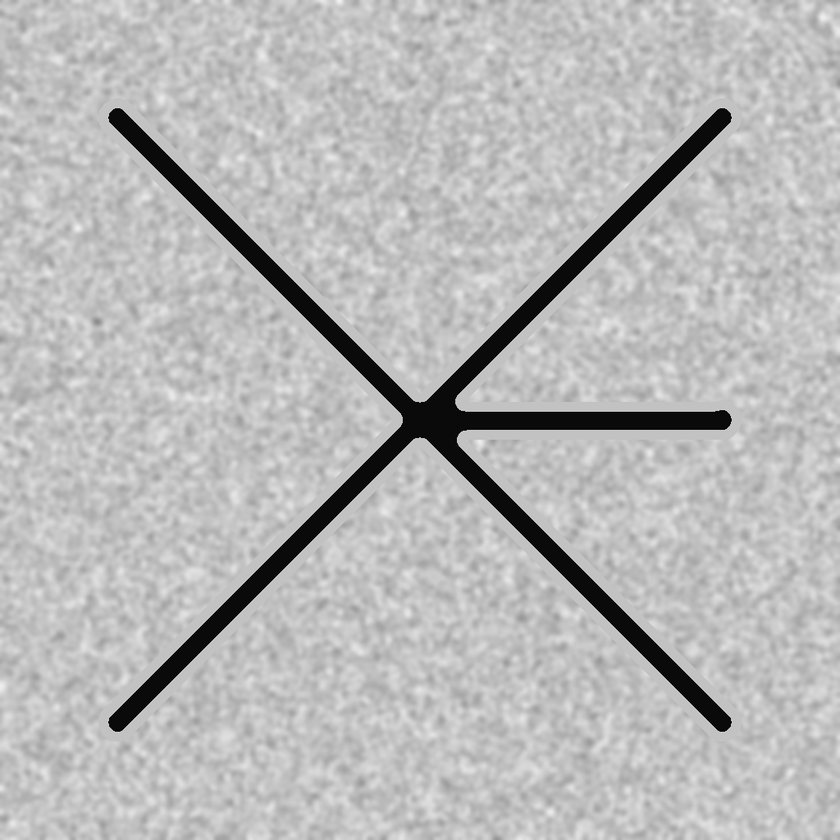
#> input picture PX4_Gazebo/px4_autopilot_overrides/Tools/simulation/gz/models/cross_marker/cross_marker.png, 840 x 840 px, shrunk from 1024 x 1024 before the run, found by its file name
$ python make_cross_marker_finetexture.py
#> lines starting #> are read from the running program, lines starting #| are printed output that depends on the picture; after the words box and inside, x2 and y2 are one past the last pixel; in counts of white or black regions, pixels touching at a corner belong together
"""Replace the cross-marker's background texture with a fine, irregular
cross-hatch (gradient-rich) pattern -- keeps the EXISTING black cross+stub
geometry pixel-for-pixel (extracted from the current texture via threshold),
only the background around it changes.

Why cross-hatch, not stipple/blobs: tools/make_fineline_textured_board.py
(this project's ArUco ring-flow texture) already tried a sub-pixel stipple
pattern and it FAILED -- dots alias away with scale. Fine lines survive
better because a line still reads as a continuous gradient even when thin.
Adapted here for the cross marker's Hx/Hy weak-correlation investigation
(2026-08-02): the ORIGINAL cross_marker.png background measured via
autocorrelation at ~13.5cm/~46px correlation length -- comparable to or
larger than the 15x15 LK window at typical operating altitudes, an aperture/
correspondence-ambiguity risk (repeating blob-like regions look alike to
LK). This texture targets a genuinely FINER, IRREGULAR structure instead:
- a jittered, gap-broken cross-hatch grid (not a perfect period, so no
  exact repeat for LK to confuse a match with)
- fine base line spacing so several grid crossings fall inside one LK
  window even at ~5-7m altitude (unlike the single ~46px-period blobs)
- a coarser secondary jittered grid overlaid for large-scale disambiguation
  (avoids a single fine period being globally periodic across the whole
  plate)
"""
import os
import numpy as np
import cv2

SRC = '/home/shubham/PX4-Autopilot/Tools/simulation/gz/models/cross_marker/cross_marker.png'
OUT = os.environ.get(
    "CROSS_TEXTURE_OUT",
    '/home/shubham/PX4-Autopilot/Tools/simulation/gz/models/cross_marker/cross_marker_finetex.png')

CROSS_THRESH = int(os.environ.get("CROSS_THRESH", "60"))   # V < this = cross/stub pixel (keep as-is)
BG_LEVEL = int(os.environ.get("BG_LEVEL", "210"))           # base background gray level
LINE_DARK = int(os.environ.get("LINE_DARK", "90"))          # fine-grid line gray level
LINE_W = int(os.environ.get("LINE_W", "3"))                 # fine line width, texture px
SPACING = int(os.environ.get("SPACING", "20"))               # fine grid nominal spacing, texture px
JITTER = int(os.environ.get("JITTER", "5"))                  # +/- px random offset per grid line
GAP_PROB = float(os.environ.get("GAP_PROB", "0.35"))          # per-segment chance of a break (non-periodicity)
GAP_LEN = int(os.environ.get("GAP_LEN", "18"))                # break length, texture px
COARSE_SPACING = int(os.environ.get("COARSE_SPACING", "140")) # secondary coarse grid spacing
COARSE_DARK = int(os.environ.get("COARSE_DARK", "150"))       # secondary grid line gray level (subtle)
SEED = int(os.environ.get("SEED", "20260802"))


def make_hatch(h, w, spacing, jitter, line_w, dark, gap_prob, gap_len, rng):
    """One irregular cross-hatch layer: jittered line positions + random
    per-segment gaps, so it's NOT a perfectly periodic pattern (avoids the
    exact-repeat aperture-confusion case a clean grid would still have)."""
    canvas = np.zeros((h, w), np.uint8)   # 0 = no line here (compose later)
    hatch_mask = np.zeros((h, w), bool)

    for y0 in range(0, h + spacing, spacing):
        y = int(np.clip(y0 + rng.integers(-jitter, jitter + 1), 0, h - 1))
        row = np.ones(w, bool)
        x = 0
        while x < w:
            seg = int(rng.integers(spacing, spacing * 3))
            if rng.random() < gap_prob:
                gl = int(rng.integers(1, gap_len))
                row[x:min(x + gl, w)] = False
                x += gl
            else:
                x += seg
        hatch_mask[y:min(y + line_w, h), :] |= row

    for x0 in range(0, w + spacing, spacing):
        x = int(np.clip(x0 + rng.integers(-jitter, jitter + 1), 0, w - 1))
        col = np.ones(h, bool)
        y = 0
        while y < h:
            seg = int(rng.integers(spacing, spacing * 3))
            if rng.random() < gap_prob:
                gl = int(rng.integers(1, gap_len))
                col[y:min(y + gl, h)] = False
                y += gl
            else:
                y += seg
        hatch_mask[:, x:min(x + line_w, w)] |= col[:, None]

    canvas[hatch_mask] = dark
    return hatch_mask, canvas


def main():
    orig = cv2.imread(SRC, cv2.IMREAD_GRAYSCALE)
#> orig is the input picture: shape (840, 840); min 0, max 242, mean 184.2
    h, w = orig.shape
#> h = 840; w = 840
    cross_mask = orig < CROSS_THRESH   # the drawn cross+stub -- keep pixel-identical
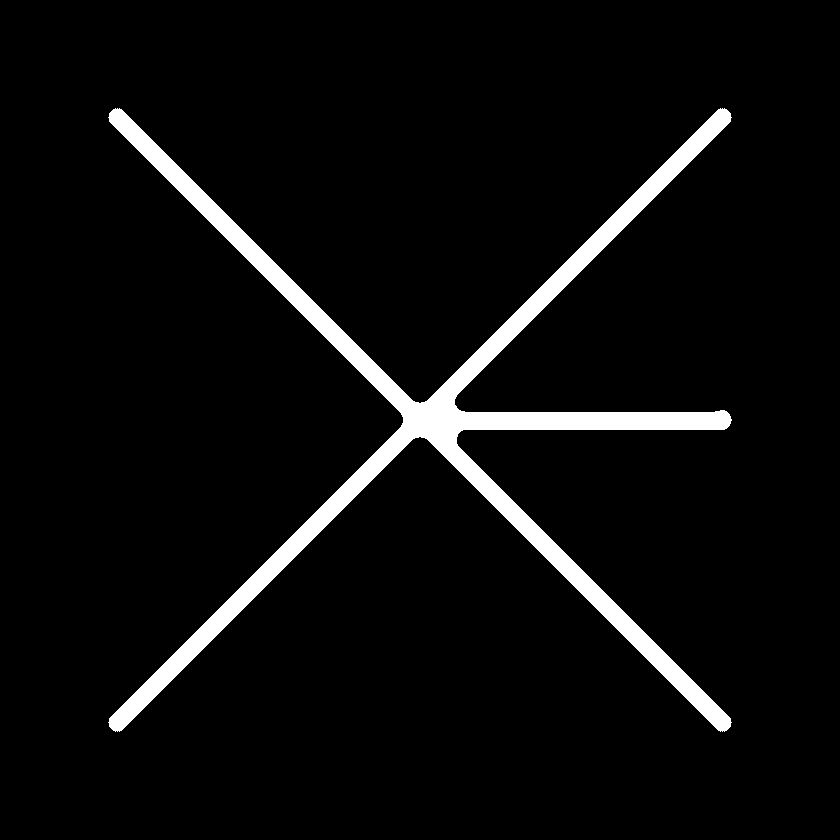
#> cross_mask: shape (840, 840) bool; 5.1% white; 1 white region, box (x1, y1, x2, y2) and area: (108, 108, 732, 732) 36084
    print(f"cross+stub coverage: {cross_mask.mean()*100:.1f}% of plate")
#| cross+stub coverage: 5.1% of plate

    rng = np.random.default_rng(SEED)
    out = np.full((h, w), BG_LEVEL, np.uint8)

    fine_mask, _ = make_hatch(h, w, SPACING, JITTER, LINE_W, LINE_DARK, GAP_PROB, GAP_LEN, rng)
#> after the loop in make_hatch, `for y0 in range(0, h + spacing, spacing):`:
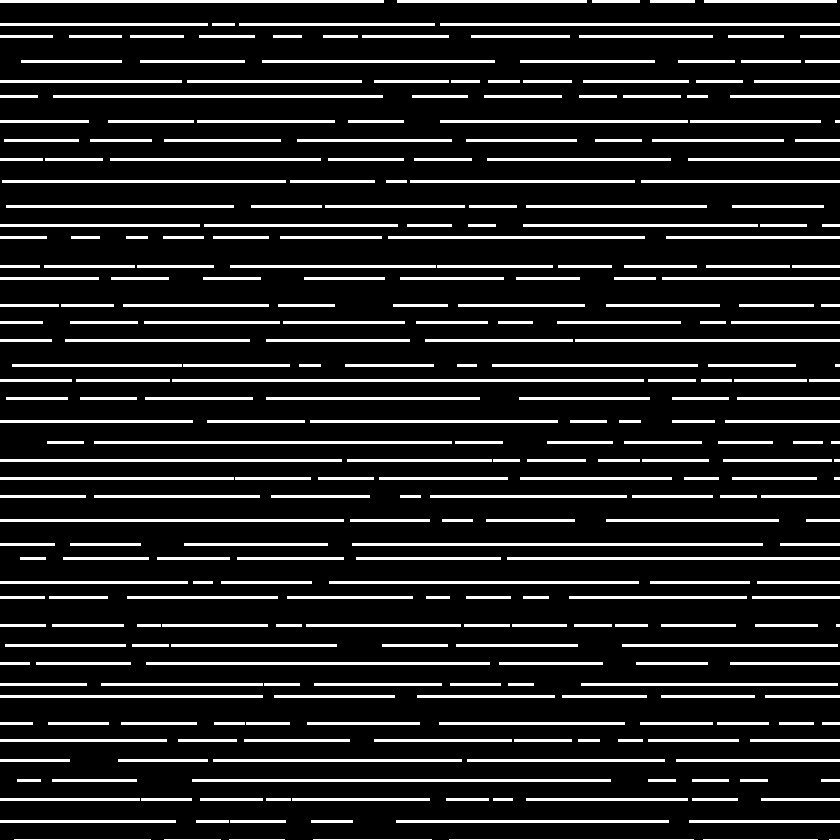
#> hatch_mask: shape (840, 840) bool; 13.5% white; 318 white regions (6 under 20 px), largest, box (x1, y1, x2, y2) and area: (172, 379, 644, 382) 1416, (192, 779, 611, 782) 1257, (352, 543, 763, 546) 1233
#> after the loop in make_hatch, `for x0 in range(0, w + spacing, spacing):`:
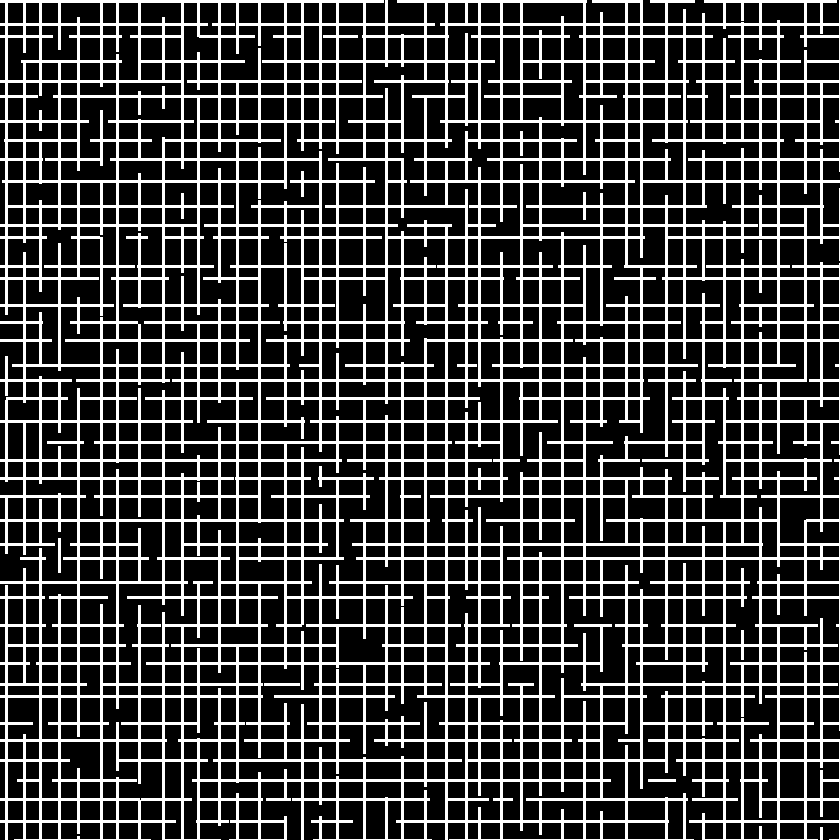
#> hatch_mask: shape (840, 840) bool; 25.3% white; 5 white regions, box (x1, y1, x2, y2) and area: (0, 0, 840, 840) 178025, (264, 683, 300, 686) 108, (58, 538, 61, 573) 105, (648, 779, 676, 782) 84, (820, 827, 823, 840) 39
    coarse_mask, _ = make_hatch(h, w, COARSE_SPACING, JITTER * 2, LINE_W + 1, COARSE_DARK, GAP_PROB, GAP_LEN * 2, rng)
#> call 2 of make_hatch, with h = 840, w = 840, spacing = 140, jitter = 10, line_w = 4, dark = 150, gap_prob = 0.35, gap_len = 36
#> after the loop in make_hatch (call 2), `for y0 in range(0, h + spacing, spacing):`:
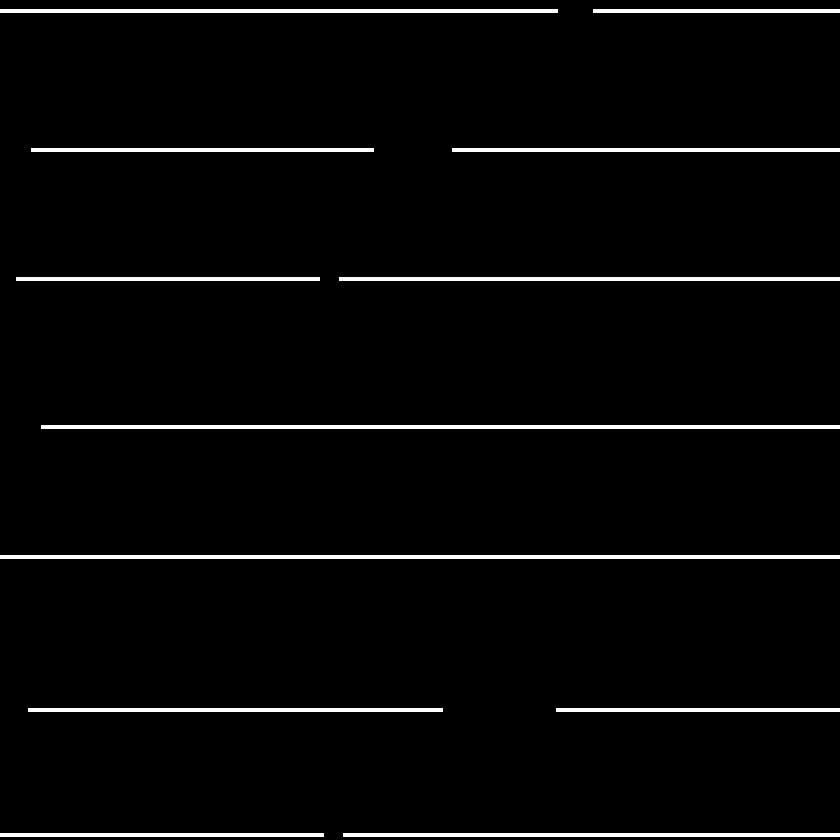
#> hatch_mask: shape (840, 840) bool; 3.1% white; 12 white regions, largest, box (x1, y1, x2, y2) and area: (0, 555, 840, 559) 3360, (41, 425, 840, 429) 3196, (0, 9, 558, 13) 2232
#> after the loop in make_hatch (call 2), `for x0 in range(0, w + spacing, spacing):`:
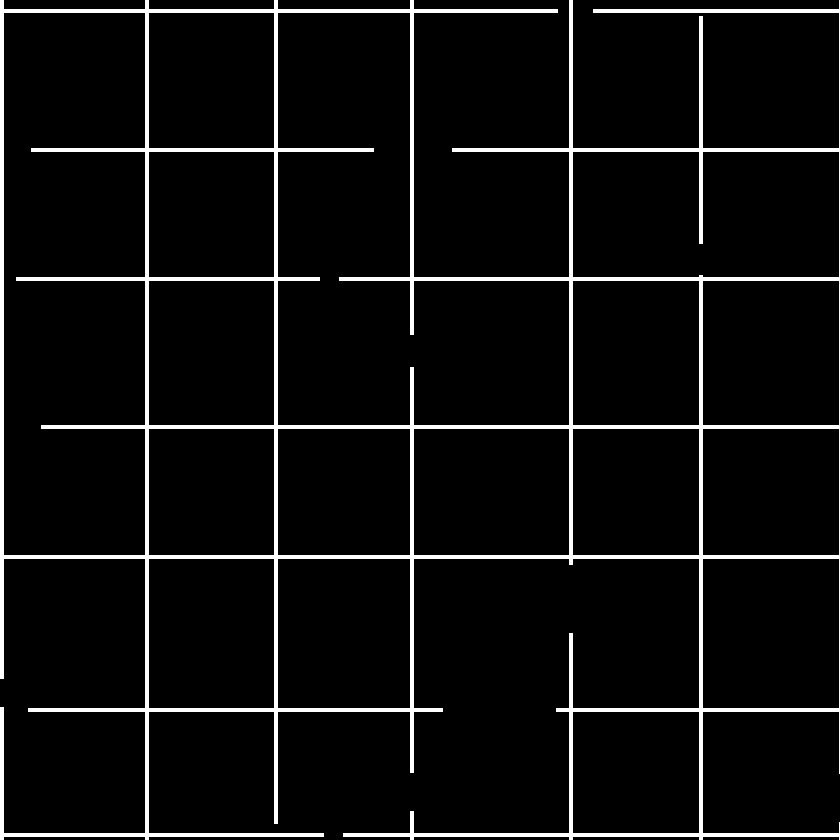
#> hatch_mask: shape (840, 840) bool; 5.9% white; 1 white region, box (x1, y1, x2, y2) and area: (0, 0, 840, 840) 41464

    out[coarse_mask] = COARSE_DARK
    out[fine_mask] = LINE_DARK          # fine grid takes priority where they overlap
    out[cross_mask] = orig[cross_mask]  # restore the EXACT original cross/stub pixels last
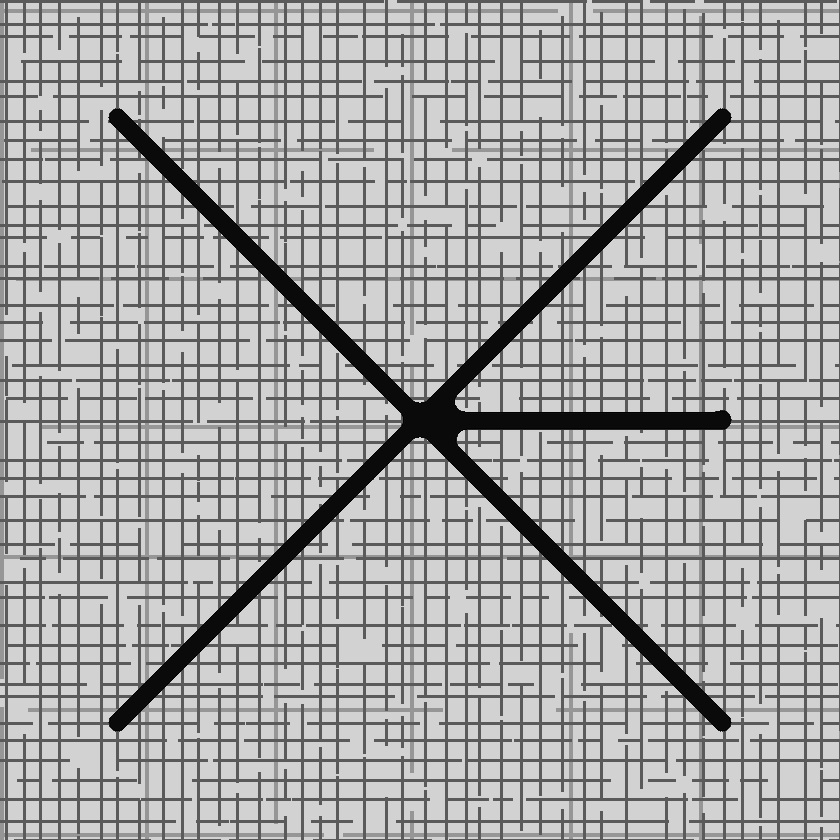
#> out: shape (840, 840); min 0, max 210, mean 168.5

    cv2.imwrite(OUT, out)
    print(f"fine-grid coverage: {fine_mask.mean()*100:.1f}%  coarse-grid coverage: {coarse_mask.mean()*100:.1f}%")
#| fine-grid coverage: 25.3%  coarse-grid coverage: 5.9%
    print(f"-> {OUT}")


if __name__ == '__main__':
    main()
